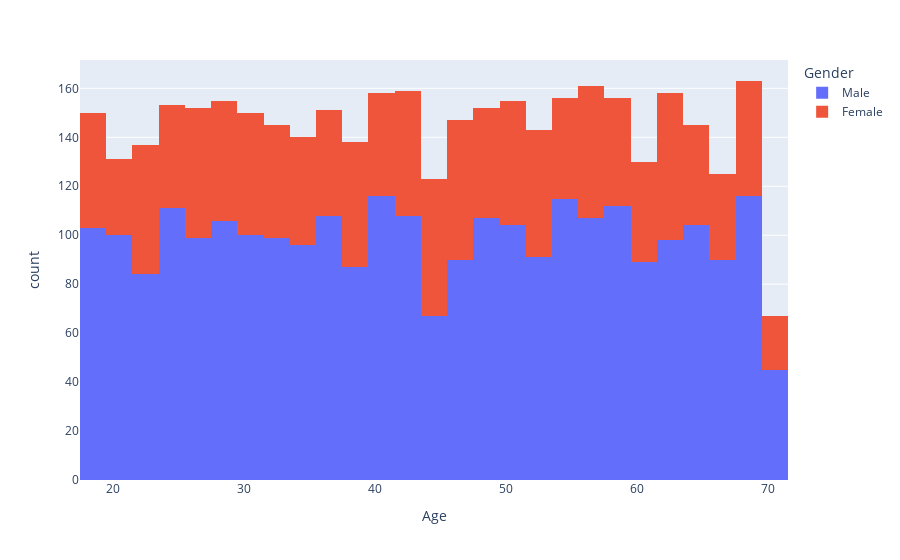
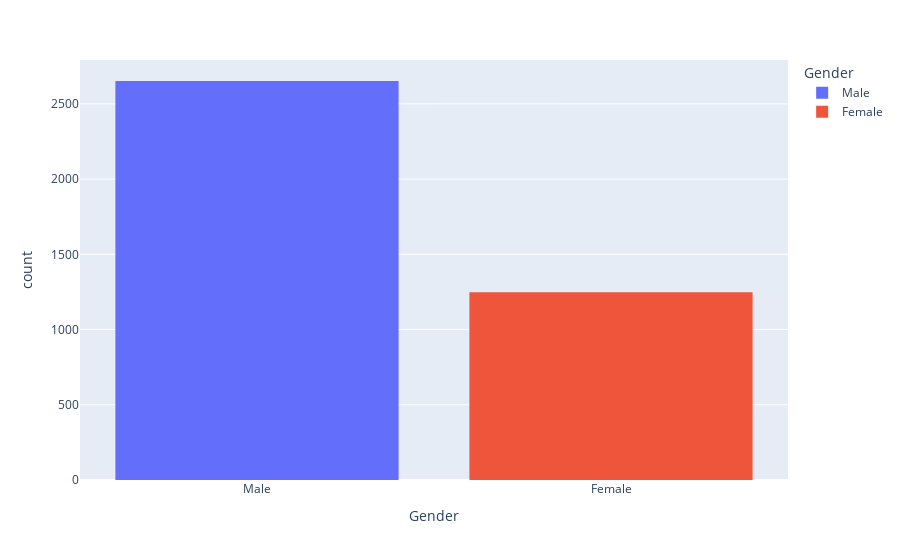
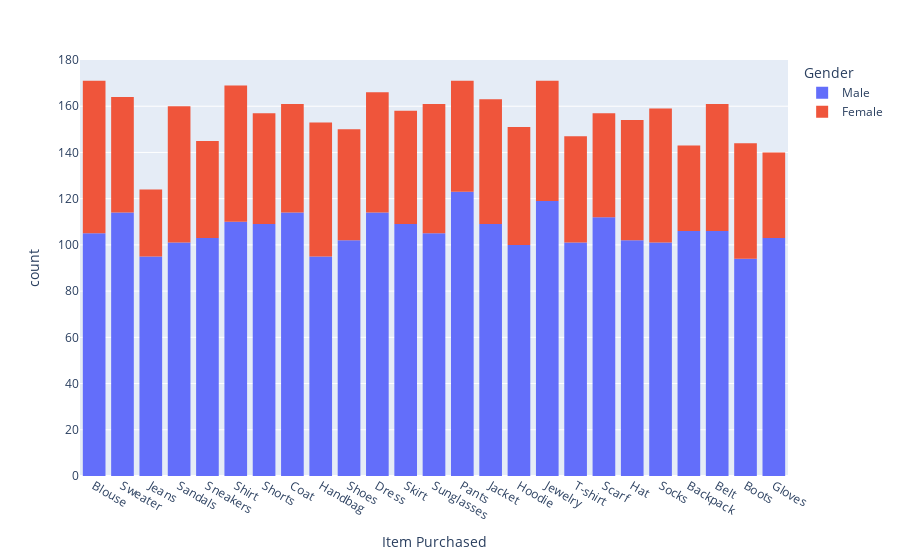
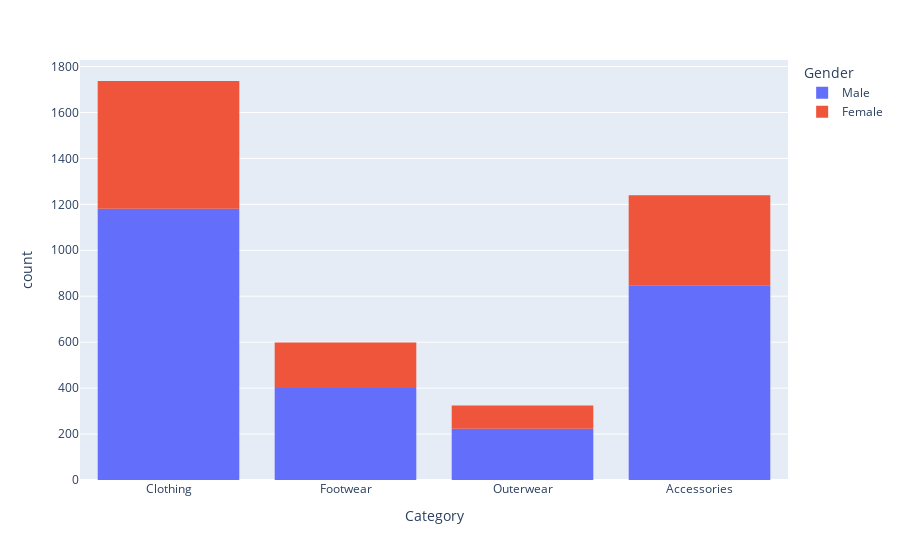

Source (notebook cell) for these figures, in order:
### Code cell
import plotly.express as px

for coluna in db.columns:
    grafico = px.histogram(db, x=coluna, color="Gender")
    grafico.show()

### Figure 1 — Plotly figure (JSON) as saved in the notebook; plotly's stock layout.template omitted (floating-point values rounded to 4 significant figures; data arrays with more than 128 entries replaced by an {"elided": "..."} marker saying what was removed)
{"data": [{"alignmentgroup": "True", "bingroup": "x", "hovertemplate": "Gender=Male<br>Age=%{x}<br>count=%{y}<extra></extra>", "legendgroup": "Male", "marker": {"color": "#636efa", "pattern": {"shape": ""}}, "name": "Male", "offsetgroup": "Male", "orientation": "v", "showlegend": true, "type": "histogram", "x": {"elided": "2652 int values"}, "xaxis": "x", "yaxis": "y"}, {"alignmentgroup": "True", "bingroup": "x", "hovertemplate": "Gender=Female<br>Age=%{x}<br>count=%{y}<extra></extra>", "legendgroup": "Female", "marker": {"color": "#EF553B", "pattern": {"shape": ""}}, "name": "Female", "offsetgroup": "Female", "orientation": "v", "showlegend": true, "type": "histogram", "x": {"elided": "1248 int values"}, "xaxis": "x", "yaxis": "y"}], "layout": {"barmode": "relative", "legend": {"title": {"text": "Gender"}, "tracegroupgap": 0}, "margin": {"t": 60}, "xaxis": {"anchor": "y", "domain": [0, 1], "title": {"text": "Age"}}, "yaxis": {"anchor": "x", "domain": [0, 1], "title": {"text": "count"}}}}

### Figure 2 — Plotly figure (JSON) as saved in the notebook; plotly's stock layout.template omitted (floating-point values rounded to 4 significant figures; data arrays with more than 128 entries replaced by an {"elided": "..."} marker saying what was removed)
{"data": [{"alignmentgroup": "True", "bingroup": "x", "hovertemplate": "Gender=%{x}<br>count=%{y}<extra></extra>", "legendgroup": "Male", "marker": {"color": "#636efa", "pattern": {"shape": ""}}, "name": "Male", "offsetgroup": "Male", "orientation": "v", "showlegend": true, "type": "histogram", "x": {"elided": "2652 str values"}, "xaxis": "x", "yaxis": "y"}, {"alignmentgroup": "True", "bingroup": "x", "hovertemplate": "Gender=%{x}<br>count=%{y}<extra></extra>", "legendgroup": "Female", "marker": {"color": "#EF553B", "pattern": {"shape": ""}}, "name": "Female", "offsetgroup": "Female", "orientation": "v", "showlegend": true, "type": "histogram", "x": {"elided": "1248 str values"}, "xaxis": "x", "yaxis": "y"}], "layout": {"barmode": "relative", "legend": {"title": {"text": "Gender"}, "tracegroupgap": 0}, "margin": {"t": 60}, "xaxis": {"anchor": "y", "categoryarray": ["Male", "Female"], "categoryorder": "array", "domain": [0, 1], "title": {"text": "Gender"}}, "yaxis": {"anchor": "x", "domain": [0, 1], "title": {"text": "count"}}}}

### Figure 3 — Plotly figure (JSON) as saved in the notebook; plotly's stock layout.template omitted (floating-point values rounded to 4 significant figures; data arrays with more than 128 entries replaced by an {"elided": "..."} marker saying what was removed)
{"data": [{"alignmentgroup": "True", "bingroup": "x", "hovertemplate": "Gender=Male<br>Item Purchased=%{x}<br>count=%{y}<extra></extra>", "legendgroup": "Male", "marker": {"color": "#636efa", "pattern": {"shape": ""}}, "name": "Male", "offsetgroup": "Male", "orientation": "v", "showlegend": true, "type": "histogram", "x": {"elided": "2652 str values"}, "xaxis": "x", "yaxis": "y"}, {"alignmentgroup": "True", "bingroup": "x", "hovertemplate": "Gender=Female<br>Item Purchased=%{x}<br>count=%{y}<extra></extra>", "legendgroup": "Female", "marker": {"color": "#EF553B", "pattern": {"shape": ""}}, "name": "Female", "offsetgroup": "Female", "orientation": "v", "showlegend": true, "type": "histogram", "x": {"elided": "1248 str values"}, "xaxis": "x", "yaxis": "y"}], "layout": {"barmode": "relative", "legend": {"title": {"text": "Gender"}, "tracegroupgap": 0}, "margin": {"t": 60}, "xaxis": {"anchor": "y", "domain": [0, 1], "title": {"text": "Item Purchased"}}, "yaxis": {"anchor": "x", "domain": [0, 1], "title": {"text": "count"}}}}

### Figure 4 — Plotly figure (JSON) as saved in the notebook; plotly's stock layout.template omitted (floating-point values rounded to 4 significant figures; data arrays with more than 128 entries replaced by an {"elided": "..."} marker saying what was removed)
{"data": [{"alignmentgroup": "True", "bingroup": "x", "hovertemplate": "Gender=Male<br>Category=%{x}<br>count=%{y}<extra></extra>", "legendgroup": "Male", "marker": {"color": "#636efa", "pattern": {"shape": ""}}, "name": "Male", "offsetgroup": "Male", "orientation": "v", "showlegend": true, "type": "histogram", "x": {"elided": "2652 str values"}, "xaxis": "x", "yaxis": "y"}, {"alignmentgroup": "True", "bingroup": "x", "hovertemplate": "Gender=Female<br>Category=%{x}<br>count=%{y}<extra></extra>", "legendgroup": "Female", "marker": {"color": "#EF553B", "pattern": {"shape": ""}}, "name": "Female", "offsetgroup": "Female", "orientation": "v", "showlegend": true, "type": "histogram", "x": {"elided": "1248 str values"}, "xaxis": "x", "yaxis": "y"}], "layout": {"barmode": "relative", "legend": {"title": {"text": "Gender"}, "tracegroupgap": 0}, "margin": {"t": 60}, "xaxis": {"anchor": "y", "domain": [0, 1], "title": {"text": "Category"}}, "yaxis": {"anchor": "x", "domain": [0, 1], "title": {"text": "count"}}}}
